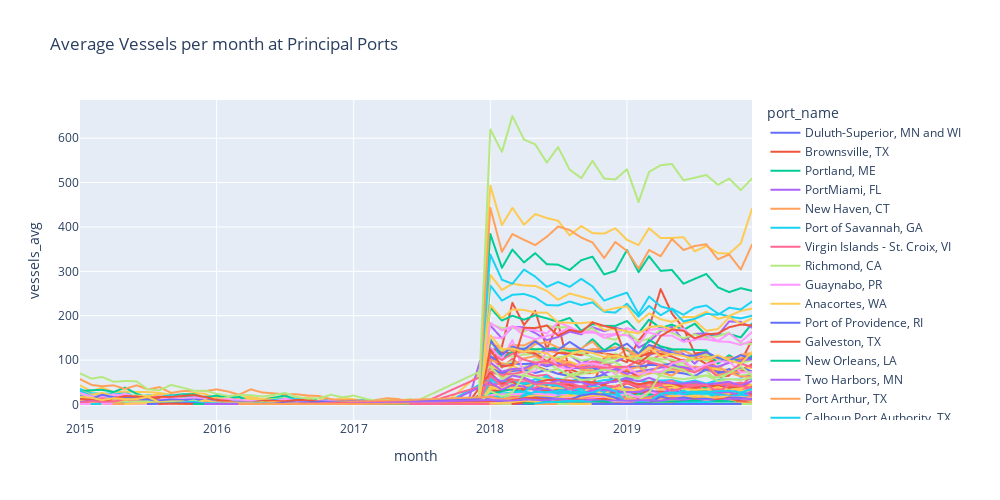

Notebook source saved alongside this figure:
### Code cell
px.line(
    #data with month in dt format
    monthly_gdf
    .with_columns(pl.col('month').str.strptime(pl.Date, format='%Y%m'))
    .sort(by='month'), 
    #plot specs
    x='month', y='vessels_avg', color='port_name',
    title='Average Vessels per month at Principal Ports',
    width=1000,
    height=500 
)
